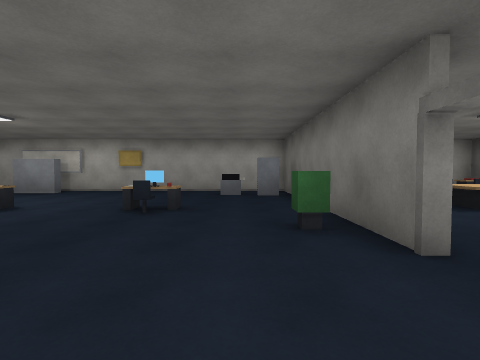
View 1 (above)

18 first-person views from a walk through a Unity game level. The camera is 1.3 m above the floor, tilts 2° down and sees 85° across. The floor is counted in squares, 2 m on a side. Each view is taken from the middle of a square. On the plan, view 1 faces up. The plan holds only what a view shows up to about 9 squares ahead; the rest is blank.

View 2
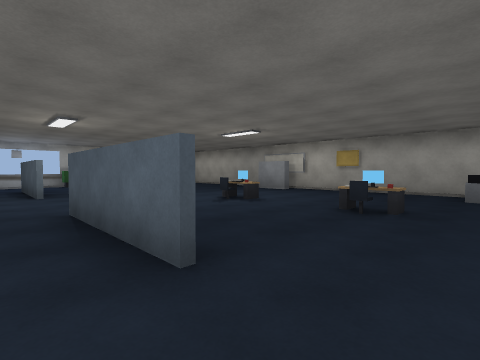

View 3
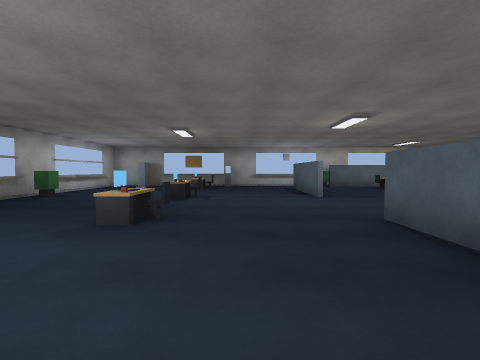

View 4
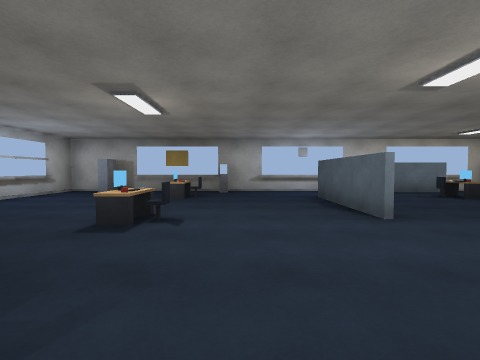

View 5
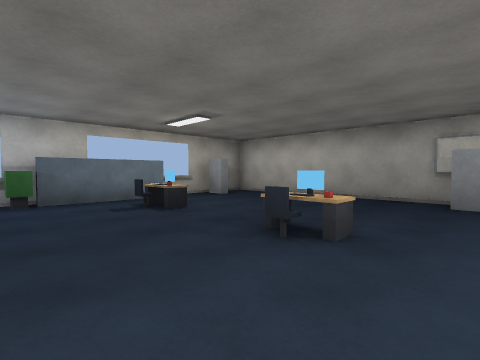

View 6
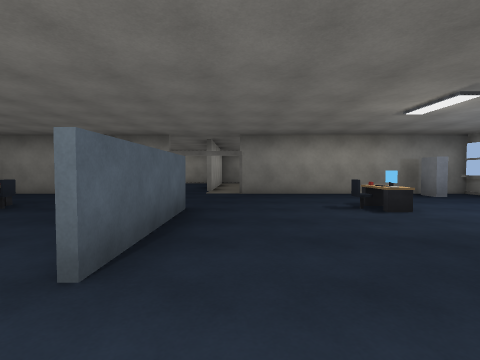

View 7
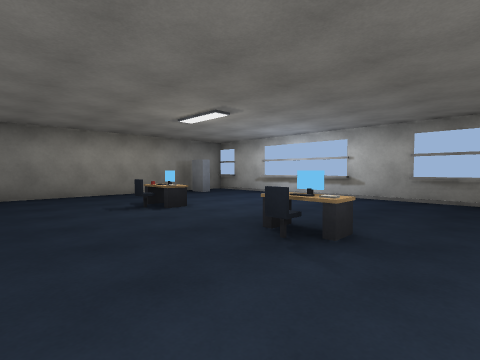

View 8
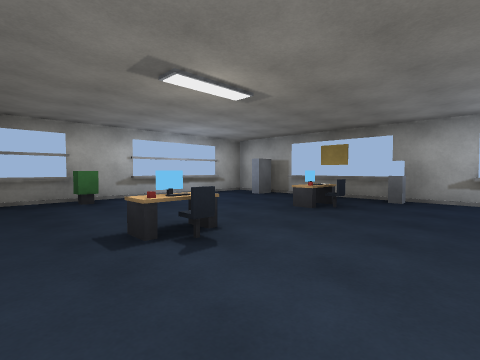

View 9
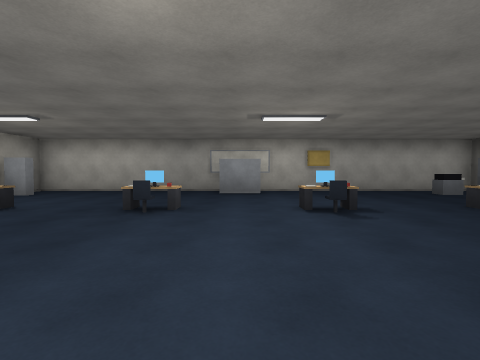

View 10
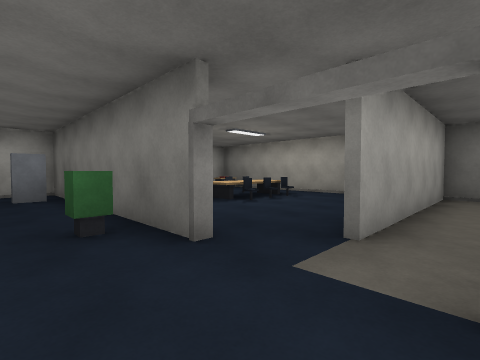

View 11
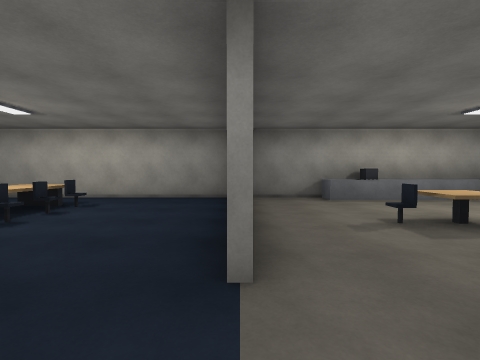

View 12
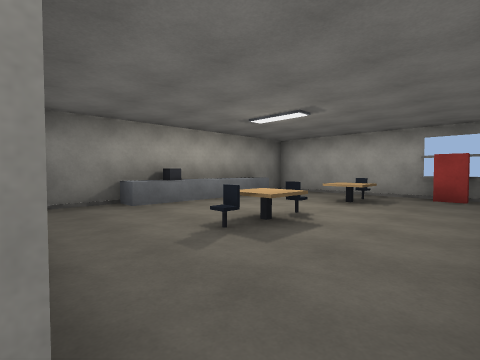

View 13
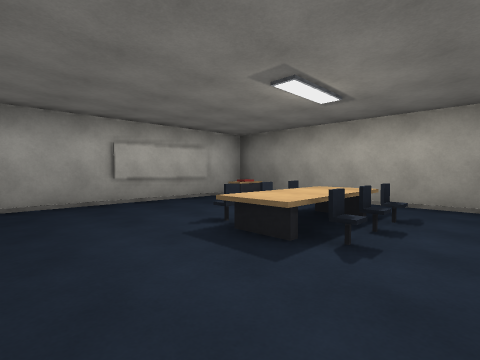

View 14
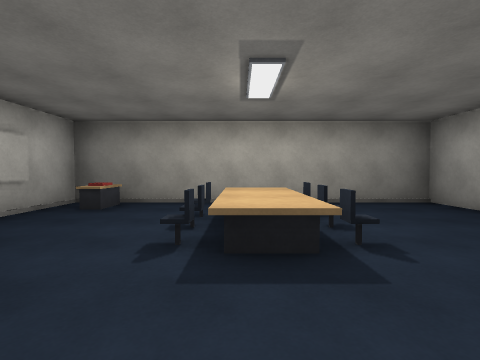

View 15
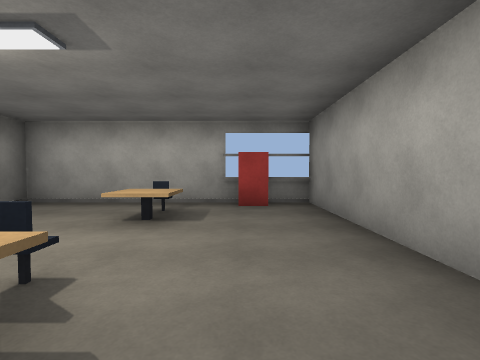

View 16
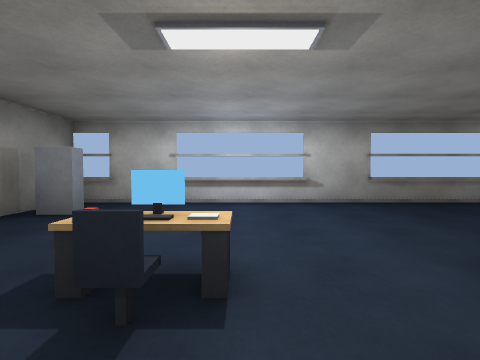

View 17
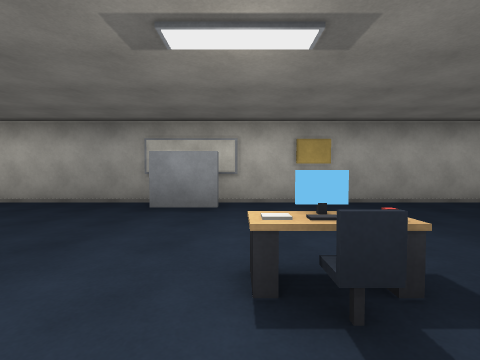

View 18
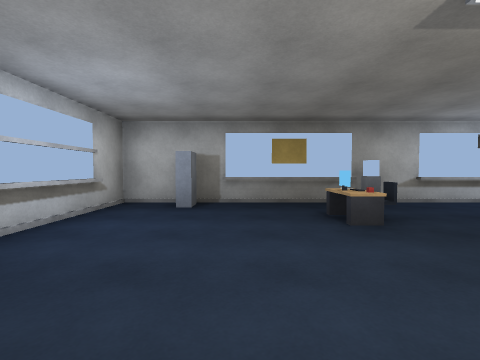

### Floor plan
Ten units are one square. View 1 is at (0, 0); x grows to the right and y downward. Boxes are objects, and circles mark ways between rooms. Rooms are numbered by the first view taken in them; rooms with no view inside come last. Other rooms are left out.
<svg viewBox="-130 -89 210 159">
<path fill="none" stroke="#000" d="M-74 -9 -105 -9M-14 -9 -45 -9M-124 -15 -124 64 10 64M-124 -29 -124 -22M-119 -54 -119 -34M14 -19 14 -84 -124 -84 -124 -55M-116 -72 -116 -69 -122 -69M-122 49 -116 49 -116 52M5 52 5 49M14 65 14 0M62 -11 75 -11M74 -10 74 -84 21 -84M71 -73 63 -73 63 -78M16 25 16 65M30 64 74 64 74 -10M10 64 25 64M75 -9 25 -9M38 41 48 41M68 15 68 10 75 10M68 50 68 24"/>
<rect x="-125" y="5" width="10" height="10" fill="#bbb"><title>other object</title></rect>
<rect x="-125" y="-35" width="10" height="10" fill="#bbb"><title>other object</title></rect>
<rect x="-105" y="15" width="10" height="10" fill="#bbb"><title>other object</title></rect>
<rect x="-105" y="-45" width="10" height="10" fill="#bbb"><title>other object</title></rect>
<rect x="-75" y="55" width="10" height="10" fill="#bbb"><title>other object</title></rect>
<rect x="-75" y="15" width="10" height="10" fill="#bbb"><title>other object</title></rect>
<rect x="-75" y="-45" width="10" height="10" fill="#bbb"><title>other object</title></rect>
<rect x="-45" y="15" width="10" height="10" fill="#bbb"><title>other object</title></rect>
<rect x="-45" y="-45" width="10" height="10" fill="#bbb"><title>other object</title></rect>
<rect x="-15" y="15" width="10" height="10" fill="#bbb"><title>other object</title></rect>
<rect x="-15" y="-45" width="10" height="10" fill="#bbb"><title>other object</title></rect>
<rect x="-5" y="-75" width="10" height="10" fill="#bbb"><title>other object</title></rect>
<rect x="5" y="-35" width="10" height="10" fill="#bbb"><title>other object</title></rect>
<rect x="35" y="-55" width="10" height="10" fill="#bbb"><title>other object</title></rect>
<rect x="45" y="-45" width="10" height="10" fill="#bbb"><title>other object</title></rect>
<rect x="45" y="-55" width="10" height="10" fill="#bbb"><title>other object</title></rect>
<rect x="55" y="-55" width="10" height="10" fill="#bbb"><title>other object</title></rect>
<rect x="25" y="55" width="10" height="10" fill="#bbb"><title>other object</title></rect>
<rect x="35" y="45" width="10" height="10" fill="#bbb"><title>other object</title></rect>
<rect x="35" y="15" width="10" height="10" fill="#bbb"><title>other object</title></rect>
<rect x="35" y="5" width="10" height="10" fill="#bbb"><title>other object</title></rect>
<rect x="65" y="15" width="10" height="10" fill="#bbb"><title>other object</title></rect>
<circle cx="25" cy="-25" r="3" fill="#2a7"/>
<circle cx="20" cy="0" r="3" fill="#2a7"/>
<text x="-60" y="-10">1</text>
<text x="40" y="-50">2</text>
<text x="40" y="30">3</text>
</svg>
Room 1 opens to room 2. Room 1 opens to room 3.

Where each view was taken, in squares from view 1:
view 1: 0 up, 0 right, facing up
view 2: 0 up, 0 right, facing up-left
view 3: 1 down, 1 left, facing left
view 4: 1 down, 4 left, facing left
view 5: 2 up, 6 left, facing up-left
view 6: 0 up, 6 left, facing right
view 7: 0 up, 6 left, facing down-right
view 8: 0 up, 6 left, facing down-left
view 9: 0 up, 6 left, facing up
view 10: 0 up, 0 right, facing up-right
view 11: 1 up, 1 right, facing right
view 12: 1 up, 2 right, facing down-right
view 13: 3 up, 2 right, facing up-right
view 14: 5 up, 2 right, facing right
view 15: 1 down, 3 right, facing down
view 16: 1 down, 2 left, facing down
view 17: 3 up, 5 left, facing up
view 18: 4 down, 7 left, facing left
